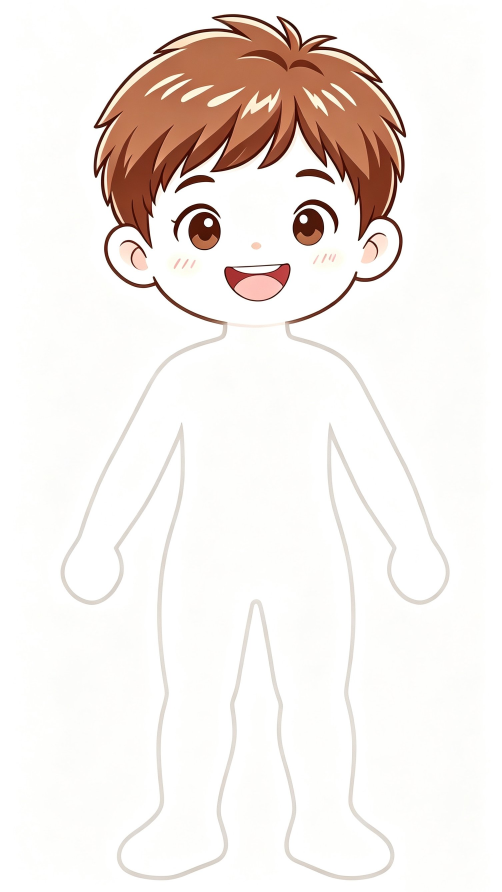
#> input picture assets/lineart-source.jpg, 1504 x 2674 px, found by its file name (shown at 1/3 size)
$ python cutout_boy.py
#> lines starting #> are read from the running program, lines starting #| are printed output that depends on the picture; after the words box and inside, x2 and y2 are one past the last pixel; in counts of white or black regions, pixels touching at a corner belong together
"""Cut the white outer background of the new boy line art into transparency."""
from collections import deque

import numpy as np
from PIL import Image

SRC = r"C:\Users\Windows 10\Desktop\立烨\画板制作\assets\lineart-source.jpg"
DST_FULL = r"C:\Users\Windows 10\Desktop\立烨\画板制作\assets\lineart.png"
DST_SMALL = r"C:\Users\Windows 10\Desktop\立烨\画板制作\assets\lineart-720.png"

img = Image.open(SRC).convert("RGBA")
arr = np.array(img)
h, w = arr.shape[:2]
#> h = 2674; w = 1504
print("size:", w, "x", h)
#| size: 1504 x 2674

rgb = arr[:, :, :3].astype(np.int16)
mask = (rgb[:, :, 0] >= 244) & (rgb[:, :, 1] >= 244) & (rgb[:, :, 2] >= 244)
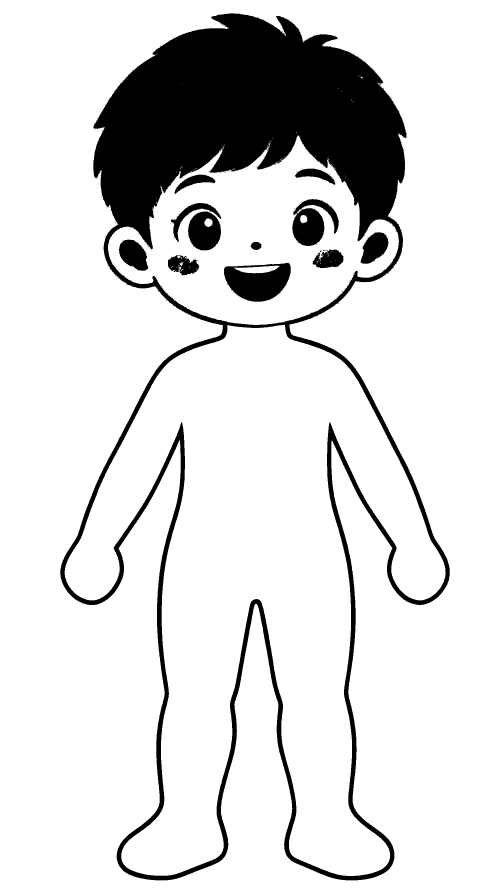
#> mask: shape (2674, 1504) bool (shown at 1/3 size); 85.9% white; 344 black regions (332 under 20 px), largest, box (x1, y1, x2, y2) and area: (181, 40, 1349, 2641) 505534, (672, 788, 872, 905) 15711, (877, 597, 1016, 738) 11287

visited = np.zeros((h, w), dtype=bool)
queue = deque()

for x in range(w):
    for y in (0, h - 1):
        if mask[y, x] and not visited[y, x]:
            visited[y, x] = True
            queue.append((y, x))
#> visited: shape (2674, 1504) bool; 0.07% white in thin lines or dots
for y in range(h):
    for x in (0, w - 1):
        if mask[y, x] and not visited[y, x]:
            visited[y, x] = True
            queue.append((y, x))
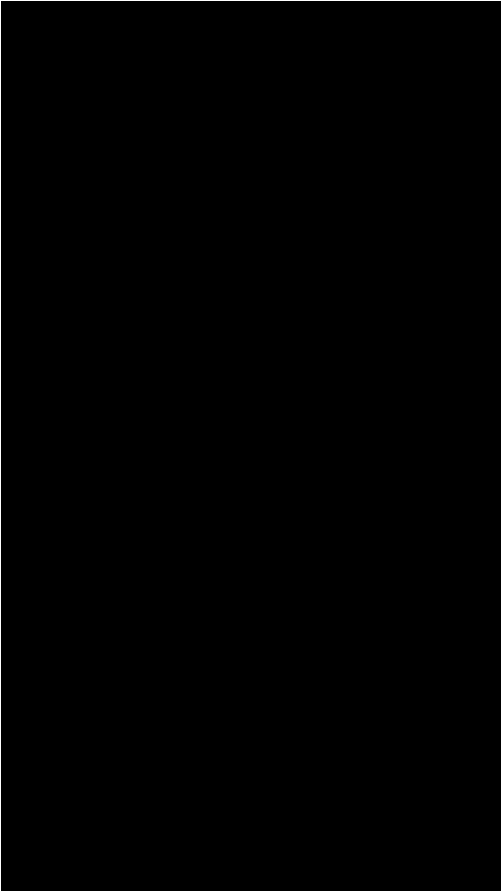
#> visited: shape (2674, 1504) bool (shown at 1/3 size); 0.21% white in thin lines or dots

while queue:
    y, x = queue.popleft()
    for ny, nx in ((y - 1, x), (y + 1, x), (y, x - 1), (y, x + 1)):
        if 0 <= ny < h and 0 <= nx < w and mask[ny, nx] and not visited[ny, nx]:
            visited[ny, nx] = True
            queue.append((ny, nx))
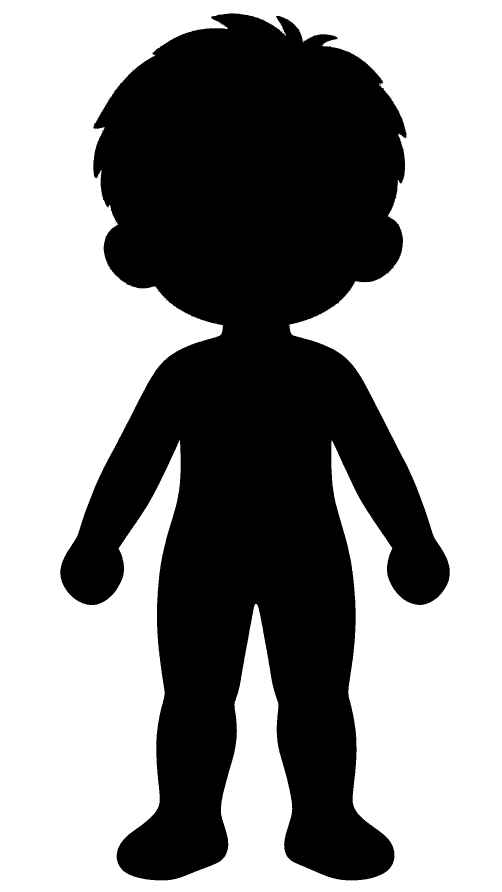
#> visited: shape (2674, 1504) bool (shown at 1/3 size); 57.3% white; 120 black regions (119 under 20 px), largest, box (x1, y1, x2, y2) and area: (181, 40, 1349, 2641) 1716521

arr[:, :, 3] = np.where(visited, 0, 255).astype(np.uint8)

edge = np.zeros((h, w), dtype=bool)
edge[:-1, :] |= visited[1:, :]
#> edge: shape (2674, 1504) bool; 57.3% white; 121 black regions (119 under 20 px), largest, box (x1, y1, x2, y2) and area: (181, 39, 1349, 2640) 1716521, (0, 2673, 1504, 2674) 1504
edge[1:, :] |= visited[:-1, :]
edge[:, :-1] |= visited[:, 1:]
edge[:, 1:] |= visited[:, :-1]
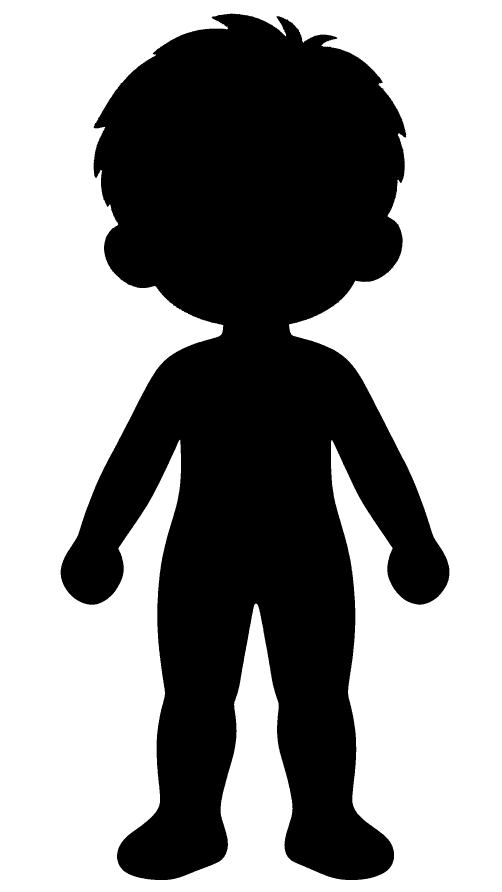
#> edge: shape (2674, 1504) bool (shown at 1/3 size); 57.6% white; 1 black region, box (x1, y1, x2, y2) and area: (182, 41, 1348, 2640) 1705243
ring = edge & ~visited & (rgb.sum(axis=2) > 700)
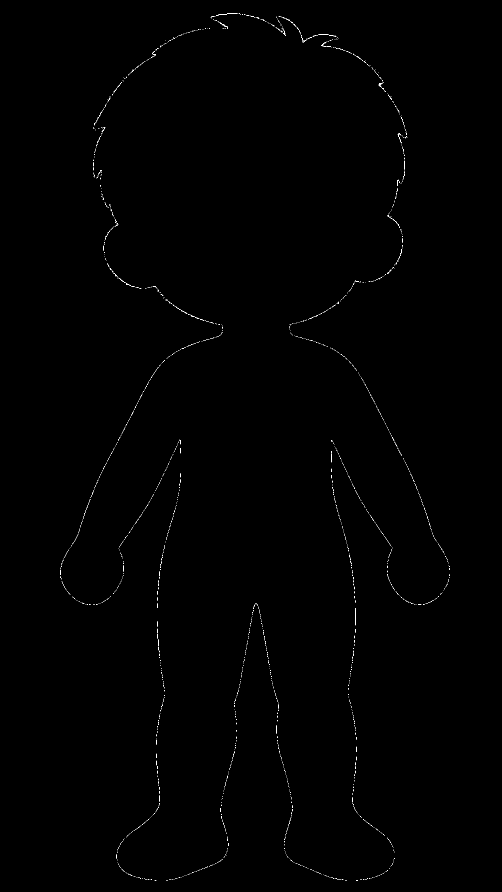
#> ring: shape (2674, 1504) bool (shown at 1/3 size); 0.16% white in thin lines or dots, all inside (x1, y1, x2, y2) = (181, 40, 1349, 2641)
alpha = arr[:, :, 3].astype(np.float32)
alpha[ring] = 170
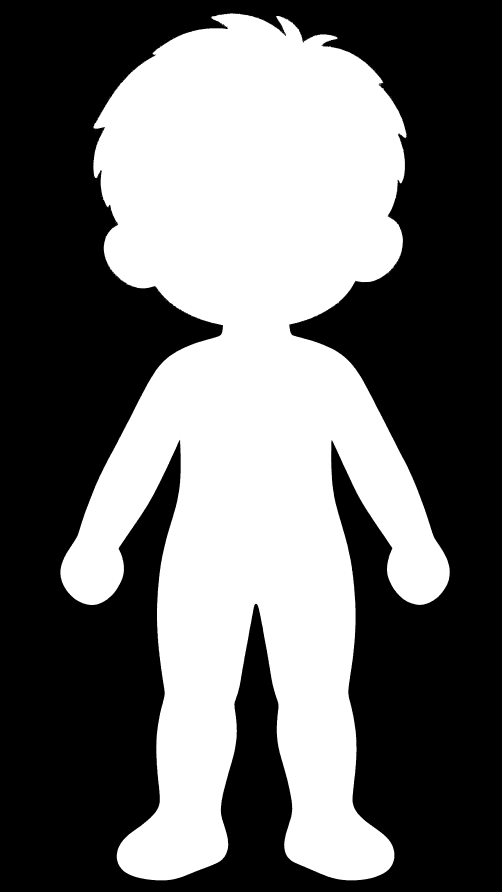
#> alpha: shape (2674, 1504) float32 (shown at 1/3 size); min 0, max 255, mean 108.7
arr[:, :, 3] = alpha.astype(np.uint8)

out = Image.fromarray(arr)
out.save(DST_FULL, "PNG", optimize=True)
out.resize((738, 1312), Image.LANCZOS).save(DST_SMALL, "PNG", optimize=True)
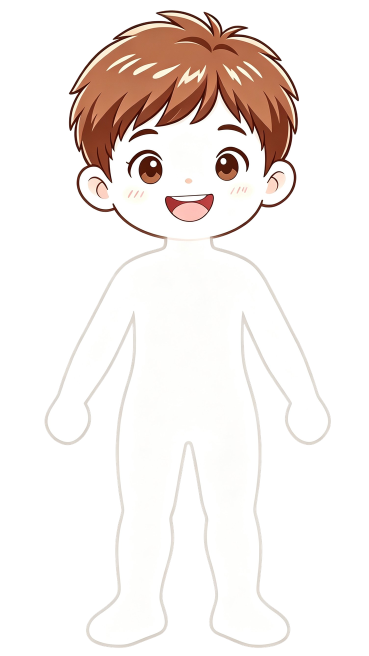
#> saved as lineart-720.png: PIL image 738x1312 RGBA (shown at 1/2 size); mean R, G, B, A 100.1, 93.3, 90.1, 108.7; transparent parts drawn white

print("transparent %", round((visited.mean() * 100), 1))
#| transparent % 57.3
print("full KB", round(__import__("os").path.getsize(DST_FULL) / 1024, 1))
print("small KB", round(__import__("os").path.getsize(DST_SMALL) / 1024, 1))
